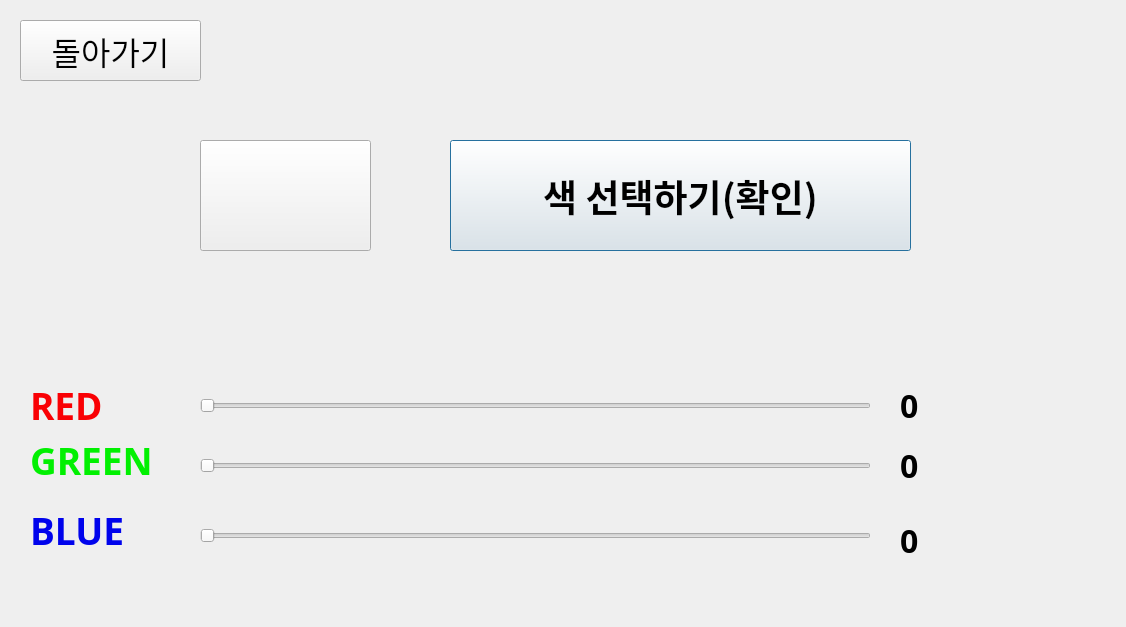
<?xml version="1.0" encoding="UTF-8"?>
<ui version="4.0">
 <class>Dialog</class>
 <widget class="QDialog" name="Dialog">
  <property name="geometry">
   <rect>
    <x>0</x>
    <y>0</y>
    <width>1126</width>
    <height>627</height>
   </rect>
  </property>
  <property name="windowTitle">
   <string>Dialog</string>
  </property>
  <widget class="QPushButton" name="pushButton_2">
   <property name="geometry">
    <rect>
     <x>450</x>
     <y>140</y>
     <width>461</width>
     <height>111</height>
    </rect>
   </property>
   <property name="font">
    <font>
     <family>나눔스퀘어 Bold</family>
     <pointsize>28</pointsize>
     <weight>75</weight>
     <bold>true</bold>
    </font>
   </property>
   <property name="text">
    <string>색 선택하기(확인)</string>
   </property>
  </widget>
  <widget class="QPushButton" name="HOME">
   <property name="geometry">
    <rect>
     <x>20</x>
     <y>20</y>
     <width>181</width>
     <height>61</height>
    </rect>
   </property>
   <property name="font">
    <font>
     <family>나눔스퀘어 Bold</family>
     <pointsize>24</pointsize>
     <weight>50</weight>
     <bold>false</bold>
    </font>
   </property>
   <property name="text">
    <string>돌아가기</string>
   </property>
  </widget>
  <widget class="QSlider" name="horizontalSlider">
   <property name="geometry">
    <rect>
     <x>200</x>
     <y>380</y>
     <width>671</width>
     <height>51</height>
    </rect>
   </property>
   <property name="maximum">
    <number>255</number>
   </property>
   <property name="orientation">
    <enum>Qt::Horizontal</enum>
   </property>
  </widget>
  <widget class="QSlider" name="horizontalSlider_2">
   <property name="geometry">
    <rect>
     <x>200</x>
     <y>440</y>
     <width>671</width>
     <height>51</height>
    </rect>
   </property>
   <property name="maximum">
    <number>255</number>
   </property>
   <property name="orientation">
    <enum>Qt::Horizontal</enum>
   </property>
  </widget>
  <widget class="QSlider" name="horizontalSlider_3">
   <property name="geometry">
    <rect>
     <x>200</x>
     <y>510</y>
     <width>671</width>
     <height>51</height>
    </rect>
   </property>
   <property name="maximum">
    <number>255</number>
   </property>
   <property name="orientation">
    <enum>Qt::Horizontal</enum>
   </property>
  </widget>
  <widget class="QLabel" name="label">
   <property name="geometry">
    <rect>
     <x>30</x>
     <y>380</y>
     <width>91</width>
     <height>51</height>
    </rect>
   </property>
   <property name="palette">
    <palette>
     <active>
      <colorrole role="WindowText">
       <brush brushstyle="SolidPattern">
        <color alpha="255">
         <red>249</red>
         <green>0</green>
         <blue>4</blue>
        </color>
       </brush>
      </colorrole>
     </active>
     <inactive>
      <colorrole role="WindowText">
       <brush brushstyle="SolidPattern">
        <color alpha="255">
         <red>249</red>
         <green>0</green>
         <blue>4</blue>
        </color>
       </brush>
      </colorrole>
     </inactive>
     <disabled>
      <colorrole role="WindowText">
       <brush brushstyle="SolidPattern">
        <color alpha="255">
         <red>120</red>
         <green>120</green>
         <blue>120</blue>
        </color>
       </brush>
      </colorrole>
     </disabled>
    </palette>
   </property>
   <property name="font">
    <font>
     <family>나눔스퀘어 Bold</family>
     <pointsize>28</pointsize>
     <weight>75</weight>
     <bold>true</bold>
    </font>
   </property>
   <property name="text">
    <string>RED</string>
   </property>
  </widget>
  <widget class="QLabel" name="label_2">
   <property name="geometry">
    <rect>
     <x>30</x>
     <y>430</y>
     <width>161</width>
     <height>61</height>
    </rect>
   </property>
   <property name="palette">
    <palette>
     <active>
      <colorrole role="WindowText">
       <brush brushstyle="SolidPattern">
        <color alpha="255">
         <red>1</red>
         <green>240</green>
         <blue>1</blue>
        </color>
       </brush>
      </colorrole>
     </active>
     <inactive>
      <colorrole role="WindowText">
       <brush brushstyle="SolidPattern">
        <color alpha="255">
         <red>1</red>
         <green>240</green>
         <blue>1</blue>
        </color>
       </brush>
      </colorrole>
     </inactive>
     <disabled>
      <colorrole role="WindowText">
       <brush brushstyle="SolidPattern">
        <color alpha="255">
         <red>120</red>
         <green>120</green>
         <blue>120</blue>
        </color>
       </brush>
      </colorrole>
     </disabled>
    </palette>
   </property>
   <property name="font">
    <font>
     <family>나눔스퀘어 Bold</family>
     <pointsize>28</pointsize>
     <weight>75</weight>
     <bold>true</bold>
    </font>
   </property>
   <property name="text">
    <string>GREEN</string>
   </property>
  </widget>
  <widget class="QLabel" name="label_3">
   <property name="geometry">
    <rect>
     <x>30</x>
     <y>500</y>
     <width>141</width>
     <height>61</height>
    </rect>
   </property>
   <property name="palette">
    <palette>
     <active>
      <colorrole role="WindowText">
       <brush brushstyle="SolidPattern">
        <color alpha="255">
         <red>0</red>
         <green>3</green>
         <blue>236</blue>
        </color>
       </brush>
      </colorrole>
     </active>
     <inactive>
      <colorrole role="WindowText">
       <brush brushstyle="SolidPattern">
        <color alpha="255">
         <red>0</red>
         <green>3</green>
         <blue>236</blue>
        </color>
       </brush>
      </colorrole>
     </inactive>
     <disabled>
      <colorrole role="WindowText">
       <brush brushstyle="SolidPattern">
        <color alpha="255">
         <red>120</red>
         <green>120</green>
         <blue>120</blue>
        </color>
       </brush>
      </colorrole>
     </disabled>
    </palette>
   </property>
   <property name="font">
    <font>
     <family>나눔스퀘어 Bold</family>
     <pointsize>28</pointsize>
     <weight>75</weight>
     <bold>true</bold>
    </font>
   </property>
   <property name="text">
    <string>BLUE</string>
   </property>
  </widget>
  <widget class="QLabel" name="label_4">
   <property name="geometry">
    <rect>
     <x>900</x>
     <y>380</y>
     <width>71</width>
     <height>51</height>
    </rect>
   </property>
   <property name="font">
    <font>
     <family>나눔스퀘어 Bold</family>
     <pointsize>24</pointsize>
     <weight>75</weight>
     <bold>true</bold>
    </font>
   </property>
   <property name="text">
    <string>0</string>
   </property>
  </widget>
  <widget class="QLabel" name="label_5">
   <property name="geometry">
    <rect>
     <x>900</x>
     <y>440</y>
     <width>71</width>
     <height>51</height>
    </rect>
   </property>
   <property name="font">
    <font>
     <family>나눔스퀘어 Bold</family>
     <pointsize>24</pointsize>
     <weight>75</weight>
     <bold>true</bold>
    </font>
   </property>
   <property name="text">
    <string>0</string>
   </property>
  </widget>
  <widget class="QLabel" name="label_6">
   <property name="geometry">
    <rect>
     <x>900</x>
     <y>510</y>
     <width>71</width>
     <height>61</height>
    </rect>
   </property>
   <property name="font">
    <font>
     <family>나눔스퀘어 Bold</family>
     <pointsize>24</pointsize>
     <weight>75</weight>
     <bold>true</bold>
    </font>
   </property>
   <property name="text">
    <string>0</string>
   </property>
  </widget>
  <widget class="QPushButton" name="pushButton">
   <property name="geometry">
    <rect>
     <x>200</x>
     <y>140</y>
     <width>171</width>
     <height>111</height>
    </rect>
   </property>
   <property name="text">
    <string/>
   </property>
  </widget>
 </widget>
 <resources/>
 <connections/>
</ui>
